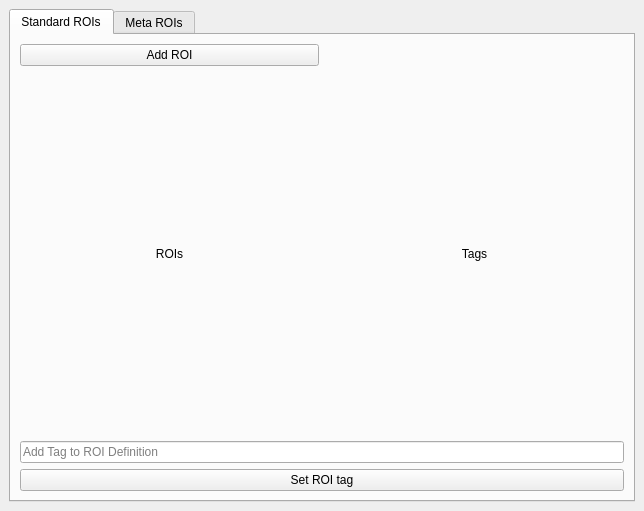
<?xml version="1.0" encoding="UTF-8"?>
<ui version="4.0">
 <class>DockWidget</class>
 <widget class="QDockWidget" name="DockWidget">
  <property name="geometry">
   <rect>
    <x>0</x>
    <y>0</y>
    <width>644</width>
    <height>511</height>
   </rect>
  </property>
  <property name="windowTitle">
   <string>ROI Manager</string>
  </property>
  <widget class="QWidget" name="dockWidgetContents">
   <layout class="QGridLayout" name="gridLayout">
    <item row="0" column="0">
     <widget class="QTabWidget" name="tabWidget">
      <property name="currentIndex">
       <number>0</number>
      </property>
      <widget class="QWidget" name="tabStandard">
       <attribute name="title">
        <string>Standard ROIs</string>
       </attribute>
       <layout class="QGridLayout" name="gridLayout_2">
        <item row="0" column="0">
         <widget class="QPushButton" name="btnAddROI">
          <property name="text">
           <string>Add ROI</string>
          </property>
         </widget>
        </item>
        <item row="1" column="0">
         <layout class="QVBoxLayout" name="verticalLayoutROIList">
          <item>
           <widget class="QLabel" name="label">
            <property name="text">
             <string>ROIs</string>
            </property>
            <property name="alignment">
             <set>Qt::AlignCenter</set>
            </property>
           </widget>
          </item>
         </layout>
        </item>
        <item row="1" column="1">
         <layout class="QVBoxLayout" name="verticalLayoutTags">
          <item>
           <widget class="QLabel" name="label_2">
            <property name="text">
             <string>Tags</string>
            </property>
            <property name="alignment">
             <set>Qt::AlignCenter</set>
            </property>
           </widget>
          </item>
         </layout>
        </item>
        <item row="2" column="0" colspan="2">
         <widget class="QLineEdit" name="lineEditROITag">
          <property name="placeholderText">
           <string>Add Tag to ROI Definition</string>
          </property>
         </widget>
        </item>
        <item row="3" column="0" colspan="2">
         <widget class="QPushButton" name="btnSetROITag">
          <property name="text">
           <string>Set ROI tag</string>
          </property>
         </widget>
        </item>
       </layout>
      </widget>
      <widget class="QWidget" name="tabMetaROI">
       <attribute name="title">
        <string>Meta ROIs</string>
       </attribute>
      </widget>
     </widget>
    </item>
   </layout>
  </widget>
 </widget>
 <resources/>
 <connections>
  <connection>
   <sender>lineEditROITag</sender>
   <signal>returnPressed()</signal>
   <receiver>btnSetROITag</receiver>
   <slot>click()</slot>
   <hints>
    <hint type="sourcelabel">
     <x>315</x>
     <y>440</y>
    </hint>
    <hint type="destinationlabel">
     <x>317</x>
     <y>475</y>
    </hint>
   </hints>
  </connection>
 </connections>
</ui>
